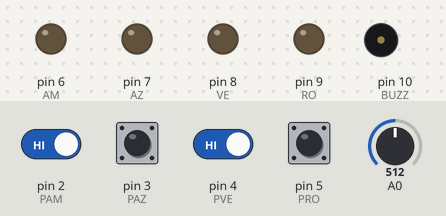
A sketch run on a simulated Arduino Uno, built with avr-gcc and run on an emulated ATmega328P. On the bench: output pins drawn as LEDs (lit = HIGH), buzzer (waves = sounding). Inputs (shaded band) come from the test bench; at power-on: pin 2 (PAM), pin 3 (PAZ), pin 4 (PVE), pin 5 (PRO) HIGH, A0 = 512. Random numbers use the default seed unless the sketch sets one.

Above: at 2.9 s.
3.0 s: pin 2 (PAM) driven LOW
At 3.12 s:
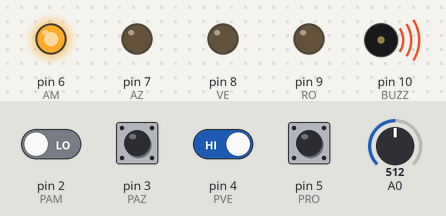
At 4.62 s:
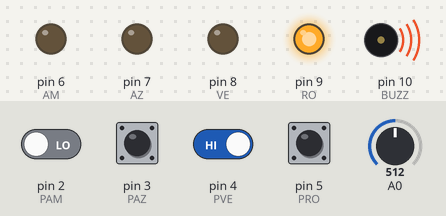
6.0 s: A0 set to 306
At 6.88 s:
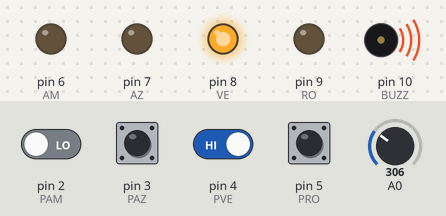
9.0 s: A0 set to 511
At 10.39 s:
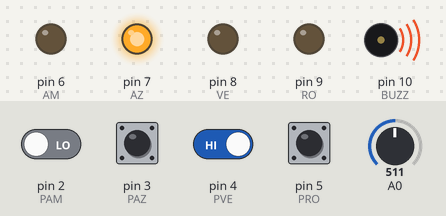
12.0 s: A0 set to 716
15.0 s: pin 4 (PVE) driven LOW
18.0 s: pin 4 (PVE) driven HIGH
Timing chart, 0 to 22.0 s (numbered marks = the images above; inputs shaded):
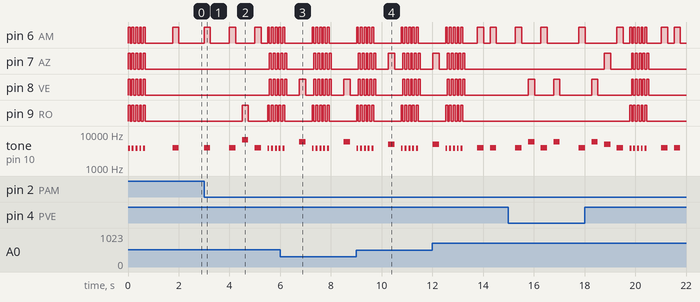

The sketch:

proyecto_final.ino
```cpp
#define t 250                //TIEMPO DEL DELAY
#define PAM 2                //PUSH BOTTON AMARILLO
#define PAZ 3                //PUSH BOTTON AZUL
#define PVE 4                //PUSH BOTTON VERDE
#define PRO 5                //PUSH BOTTON ROJO
#define AM 6                 //LED AMARILLO
#define AZ 7                 //LED AZUL
#define VE 8                 //LED VERDE
#define RO 9                 //LED ROJO
#define BUZZ 10              //BUZZER
int a=0;                     //VARIABLE PARA LEER PAM
int b=0;                     //VARIABLE PARA LEER PAZ
int c=0;                     //VARIABLE PARA LEER PVE
int d=0;                     //VARIABLE PARA LEER PRO
int e=0;                     //VARIABLE PARA ENTRADA
int lose=0;                  //LOSE=0 SI SE PUEDE SEGUIR JUGANDO LOSE=1 SI YA PERDIO
boolean estado= true;        //VARIABLE BOOLEANA DE ESTADO DEL JUEGO TRUE=AÚN EN JUEGO FALSE=TERMINADO
int nivel=1;                 //VARIABLE PARA INDICAR EL NIVEL DE JUEGO
int lista[50];               //LISTA DE LONGITUD 50

void setup(){
  pinMode(PAM,INPUT);
  pinMode(PAZ,INPUT);
  pinMode(PVE,INPUT);
  pinMode(PRO,INPUT);
  pinMode(AM,OUTPUT);
  pinMode(RO,OUTPUT);
  pinMode(VE,OUTPUT);
  pinMode(AZ,OUTPUT);
  pinMode(BUZZ,OUTPUT);
  aleatorio();                //GENERAMOS UNA LISTA ALEATORIA INICIAL
  ganar();                    //SECUENCIA DE LEDS INICIAL
  delay(1000);
}

void loop(){

  secuencia();                //SE MUESTRA LA SECUENCIA HASTA EL NIVEL ACTUAL
  entrada();                  //FUNCIÓN PARA LEER LOS PUSH BOTTON

  if (lose==1){               //SI LA FUNCIÓN ENTRADA DEVUELVE LOSE=1 ES QUE HUBO UNA CONFUCIÓN
    nivel=1;                  //SI PERDIMOS VOLVEMOS AL NIVEL 1
    aleatorio();              //GENERAMOS UNA NUEVA LISTA DE NÚMEROS ALEATORIOS
    lose=0;                   //LOOSE=0 PARA VOLVER A EMPEZAR DE NUEVO
    }
  if (nivel==50){             //SI LLEGAMOS AL NIVEL 50 YA NO TENEMOS MAS ELEMENTOS Y ES CUANDO GANAMOS
    ganar();                  //SECUENCIA INDICANDO QUE GANAMOS
    nivel=1;                  //VOLVEMOS AL NIVEL UNO
    aleatorio();              //GENERAMOS UNA NUEVA LISTA DE NÚMEROS ALEATORIOS
    }
  estado=true;                //CUANDO TERMINA entrada() TIENE COMO SALIDA estado=false, CAMBIAMOS EL ESTADO PARA QUE VUELVA A FUNCIONAR
  delay(500);
}

void amarillo(){             //FUNCIÓN DEL LED AMARILLO
  digitalWrite(AM,HIGH);
  tone(BUZZ, 4000);
  delay(t);
  noTone(BUZZ);
  digitalWrite(AM,LOW);
  delay(t);
  }
void azul(){                 //FUNCIÓN DEL LED AZUL
  digitalWrite(AZ,HIGH);
  tone(BUZZ, 5000);
  delay(t);
  noTone(BUZZ);
  digitalWrite(AZ,LOW);
  delay(t);
  }
void verde(){                //FUNCIÓN DEL LED VERDE
  digitalWrite(VE,HIGH);
  tone(BUZZ, 6000);
  delay(t);
  noTone(BUZZ);
  digitalWrite(VE,LOW);
  delay(t);
  }
void rojo(){                 //FUNCIÓN DEL LED ROJO
  digitalWrite(RO,HIGH);
  tone(BUZZ, 6750);
  delay(t);
  noTone(BUZZ);
  digitalWrite(RO,LOW);
  delay(t);
  }
void aleatorio(){            //GENERA UNA LISTA DE 50 ELEMENTOS ALEATORIOS
  randomSeed(analogRead(A0));
  for (int i=0;i<50;i++){
  lista[i]=random(1,5);      //GENERA NÚMEROS ENTRE 1 Y 4
  }
  }
void secuencia(){           //FUNCIÓN PARA MOSTRAR LA SECUENCIA DESDE 1 HASTA EL NIVEL ACTUAL
  for (int i=0;i< nivel;i++){ //AL TENER VALORES ENTRE 0 Y 4 SOLO TENEMOS 4 POSIBLES CASOS
    if (lista[i]==1){       //SI EL ELEMENTO i DE LA LISTA ES UN 1, SE ENCIENDE EL LED AMARILLO
      amarillo();
      }
    if (lista[i]==2){       //SI EL ELEMENTO i DE LA LISTA ES UN 2, SE ENCIENDE EL LED AZUL
      azul();
      }
    if (lista[i]==3){       //SI EL ELEMENTO i DE LA LISTA ES UN 3, SE ENCIENDE EL LED VERDE
      verde();
      }
    if (lista[i]==4){       //SI EL ELEMENTO i DE LA LISTA ES UN 4, SE ENCIENDE EL LED ROJO
      rojo();
      }
  }
  }
void entrada(){             //FUNCIÓN PARA LEER LOS PUSH BOTTON
  e=0;                      //e=0 PARA EMPEZAR LA CUENTA DESDE 0
  while (estado==true){
    while (e<=nivel){       //SI e<=nivel NOS MANTENEMOS CONTANDO AVANZANDO EN LA LISTA
    a=digitalRead(PAM);        //LEER EL ESTADO DE PAM
    b=digitalRead(PAZ);        //LEER EL ESTADO DE PAZ
    c=digitalRead(PVE);        //LEER EL ESTADO DE PVE
    d=digitalRead(PRO);        //LEER EL ESTADO DE PRO
      if (e==nivel){           //SI e=nivel YA LLEGAMOS AL ULTIMO ELEMENTO DE LA LISTA
        estado=false;          //CAMBIAMOS A ESTADO FALSE
        break;                 //SALIMOS DEL CICLO
        }
      if (a==LOW){             // SI PRESIONAMOS PAM TENEMOS DOS CASOS, SI COINCIDE CON LA MUESTRA O NOS EQUIVOCAMOS
        if (lista[e]==1){      //SI EL BOTÓN PRESIONADO COINCIDE CON LA MUESTRA
          amarillo();          //SE MUESTRA NUESTRA SELECCIÓN DE LED
          e+=1;                //POR ACERTAR AHORA ANALIZAMOS EL SIGUIENTE CASO
          }
        else{                  //CUALQUIER OTRO VALOR DE LA LISTA QUE NO COINCIDA
          estado=false;        //CAMBIA EL ESTADO
          perder();            //MUESTRA LA SECUENCIA MOSTRANDO QUE PERDIMOS
          lose=1;              //REGRESA EL VALOR lose=q PARA REINICIAR EL JUEGO EN VOID LOOP
          break;               //SALIMOS DEL CICLO
          }
        }
      if (b==LOW){             //IDEM CON LED AZUL
        if (lista[e]==2){
          azul();
          e+=1;
          }
        else{
          estado=false;
          perder();
          lose=1;
          break;
          }
        }
      if (c==LOW){             //IDEM CON LED VERDE
        if (lista[e]==3){
          verde();
          e+=1;
          }
        else{
          estado=false;
          perder();
          lose=1;
          break;
          }
        }
      if (d==LOW){              //IDEM CON LED ROJO
        if (lista[e]==4){
          rojo();
          e+=1;
          }
        else{
          estado=false;
          perder();
          lose=1;
          break;
          }
        }
    }
  }
  nivel+=1;                     //AL TERMINAR EL CICLO AVANZAMOS AL SIGUIENTE NIVEL, SI HEMOS PERDIDO NO IMPORTA, ESTA CORRECIÓN SUCEDE EN VOID LOOP
}
void ganar(){                   //SECUENCIA DE LEDS SI GANAMOS
  for (int a=0;a<5;a++){
  tone(BUZZ,3750);
  digitalWrite(AM,HIGH);
  digitalWrite(AZ,HIGH);
  digitalWrite(VE,HIGH);
  digitalWrite(RO,HIGH);
  delay(75);
  noTone(BUZZ);
  digitalWrite(AM,LOW);
  digitalWrite(AZ,LOW);
  digitalWrite(VE,LOW);
  digitalWrite(RO,LOW);
  delay(75);
}}
void perder(){                  //SECUENCIA DE LEDS SI HEMOS PERDIDO
  for (int b=0;b<5;b++){
  tone(BUZZ,3750);
  digitalWrite(AM,HIGH);
  digitalWrite(AZ,LOW);
  digitalWrite(VE,LOW);
  digitalWrite(RO,HIGH);
  delay(75);
  noTone(BUZZ);
  digitalWrite(AM,LOW);
  digitalWrite(AZ,HIGH);
  digitalWrite(VE,HIGH);
  digitalWrite(RO,LOW);
  delay(75);
  digitalWrite(AZ,LOW);
  digitalWrite(VE,LOW);
  }}
```

Measured:
- after the input at 3.0 s, pin 6 (AM): LOW → HIGH at once, → LOW 0.25 s later, → HIGH 0.75 s later, → LOW 0.25 s later, … (13 changes in this stretch); pin 7 (AZ): alternates HIGH for 0.08 s and LOW for 0.08 s, starting after 2.6 s
- by itself, tone on pin 10 (BUZZ): plays 3750 Hz for 0.08 s, 3750 Hz for 0.08 s, 3750 Hz for 0.08 s, 3750 Hz for 0.08 s, 3750 Hz for 0.08 s, 4000 Hz for 0.25 s
